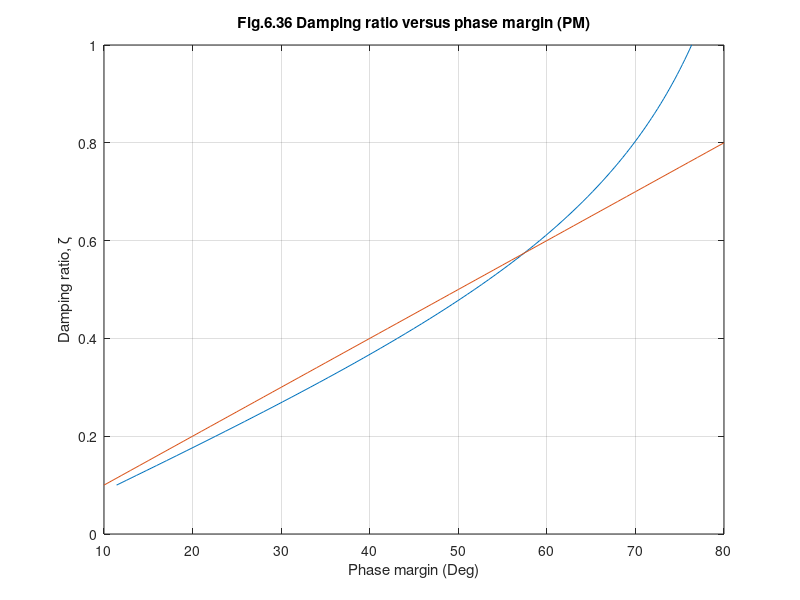

The MATLAB script that drew this image:
% Fig. 6.36   Feedback Control of Dynamic Systems, 4e 
%             Franklin, Powell, Emami
%

clear all;
close all;

pm=0*ones(1,91);
i=0;
for z=.1:.01:1;
pm1=atan(2*z/(sqrt( sqrt(1+4*z^(4))-2*z*z) ));
i=i+1;
pm(1,i)=pm1;
end;
zeta=.1:.01:1;
plot(pm*180/pi,zeta,100*zeta(1:71),zeta(1:71));
grid;
xlabel('Phase margin (Deg)');
ylabel('Damping ratio, \zeta');
title('Fig.6.36 Damping ratio versus phase margin (PM)');
